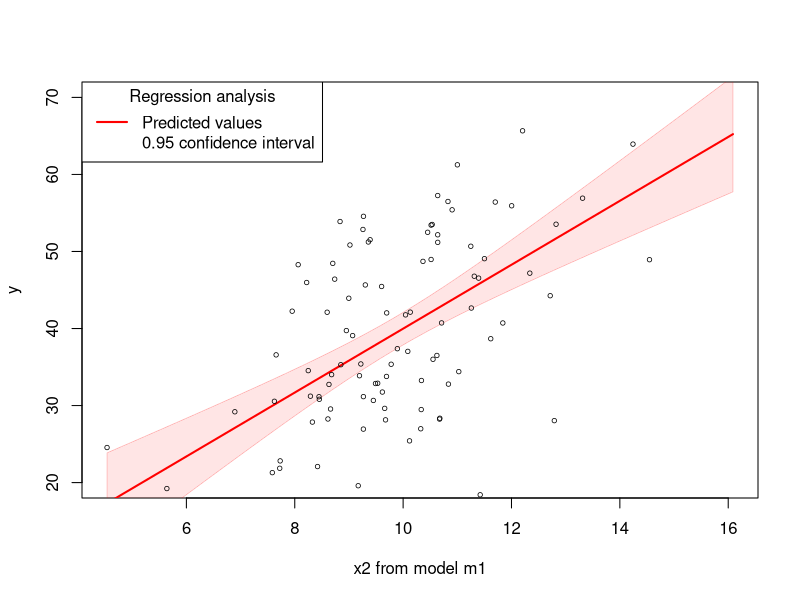
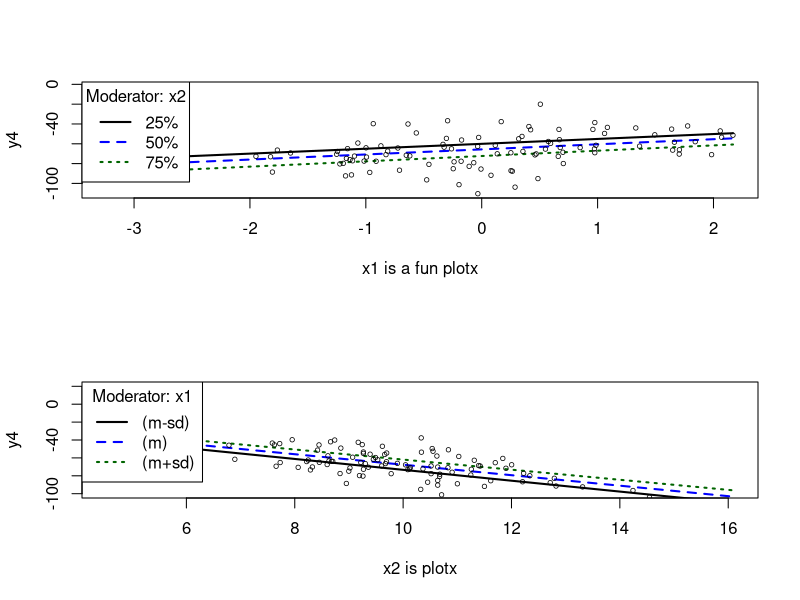
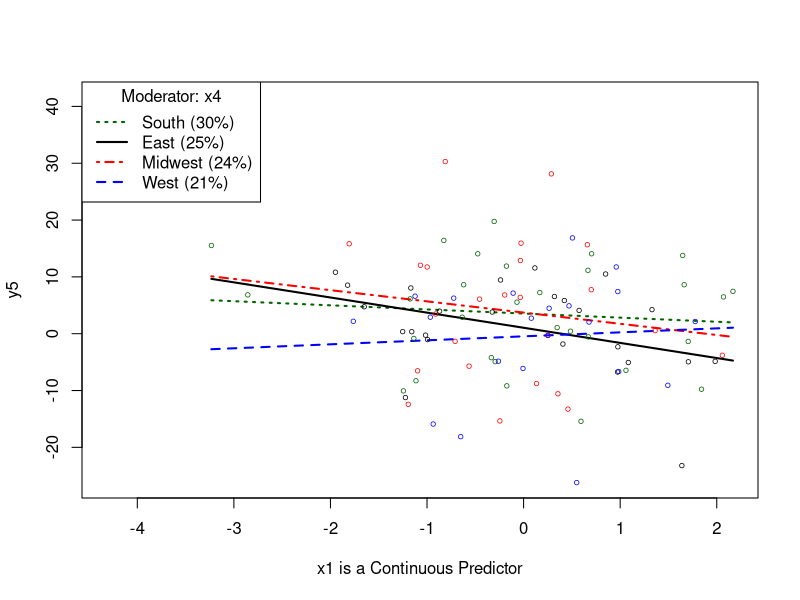
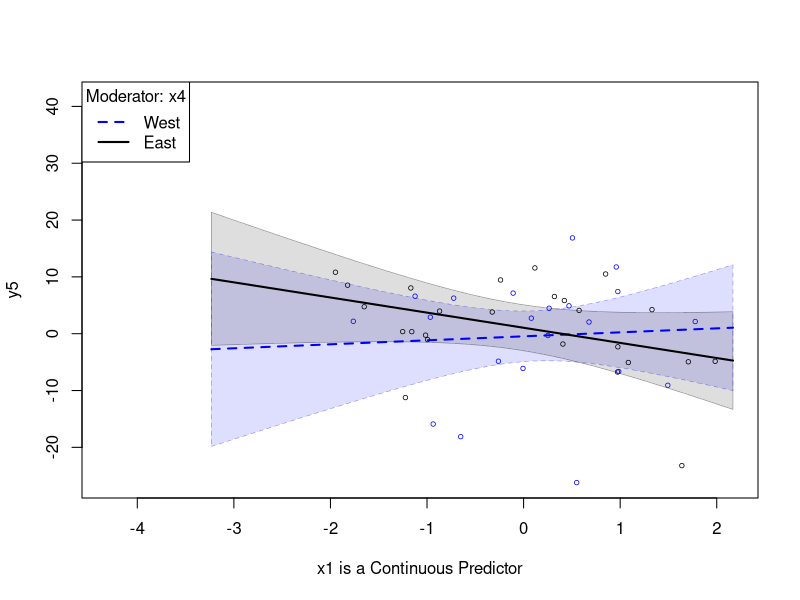

Reproduce these figures in R, in order. (Note: this script raises an error after producing the figures.)
### R code from vignette source 'rockchalk.Rnw'
### Encoding: UTF-8

###################################################
### code chunk number 1: rockchalk.Rnw:16-17
###################################################
  if(exists(".orig.enc")) options(encoding = .orig.enc)


###################################################
### code chunk number 2: Roptions
###################################################
options(device = pdf)
options(width=80, prompt=" ", continue="  ")
options(useFancyQuotes = FALSE) 


###################################################
### code chunk number 3: rockchalk.Rnw:198-199
###################################################
library(rockchalk)


###################################################
### code chunk number 4: rockchalk.Rnw:205-208
###################################################
library(car)
data(Chile)
(summChile <- summarize(Chile))


###################################################
### code chunk number 5: rockchalk.Rnw:222-223
###################################################
centralValues(Chile)


###################################################
### code chunk number 6: rockchalk.Rnw:240-241
###################################################
m1 <- lm(statusquo ~ age + income + population + region + sex, data = Chile)


###################################################
### code chunk number 7: rockchalk.Rnw:247-249
###################################################
m1pred <- predictOMatic(m1)
m1pred


###################################################
### code chunk number 8: rockchalk.Rnw:280-286
###################################################
mypred2 <- predictOMatic(m1, predVals = c("age", "region"), n = 3)
mypred2
mypred3 <- predictOMatic(m1, predVals = c(age = "std.dev.", region = "table"), n = 3)
mypred3
mypred4 <- predictOMatic(m1, predVals = list(age = c(18, 30, 45), region = c("SA", "C","N")), n = 3)
mypred4


###################################################
### code chunk number 9: rockchalk.Rnw:307-309
###################################################
mynewdf <- newdata(m1, predVals = c("age","region"), n = 3)
mynewdf


###################################################
### code chunk number 10: rockchalk.Rnw:312-314
###################################################
mynewdf2 <- newdata(m1, predVals = list(age = "std.dev.", region = c("SA", "C","N")))
mynewdf2


###################################################
### code chunk number 11: rockchalk.Rnw:317-319
###################################################
mynewdf3 <- newdata(m1, predVals = list(age = c(20, 30, 40), region = c("SA", "C","N")))
mynewdf3


###################################################
### code chunk number 12: rockchalk.Rnw:324-326
###################################################
mynewdf <- newdata(m1, predVals = list(age = getFocal(Chile$age, n = 3), region = getFocal(Chile$region, n = 3)))
mynewdf


###################################################
### code chunk number 13: rockchalk.Rnw:349-354
###################################################
df <- data.frame(ldose = rep(0:5, 2), sex = factor(rep(c("M", "F"), c(6, 6))), 
	SF.numdead = c(1, 4, 9, 13, 18, 20, 0, 2, 6, 10, 12, 16))      
df$SF.numalive <-  20 - df$SF.numdead
budworm.lg <- glm(cbind(SF.numdead, SF.numalive) ~ sex*ldose, data = df,  family = binomial)
predictOMatic(budworm.lg, predVals = c(ldose = "std.dev.", sex = "table"), interval = "confidence")  


###################################################
### code chunk number 14: createdata1
###################################################
set.seed(1234)
dat <- genCorrelatedData2(N = 100, means = c(0, 10, 0), sds = c(1, 2, 1), rho = c(0, 0, 0), 
  	stde = 10, beta = c(0, -3, 4, 0), verbose = FALSE)


###################################################
### code chunk number 15: createdata1
###################################################
m1 <- lm(y ~ x1 + x2, data = dat)
m2 <- lm(y ~ x2, data = dat)
m3 <- lm(y ~ x1 + x2 + x3, data = dat)
## Create categorical variant
myilogit <- function(x) exp(x)/(1 + exp(x))
dat$y3 <- rbinom(100, size = 1, p = myilogit(scale(dat$y)))
gm1 <- glm(y3 ~ x1 + x2, data = dat)


###################################################
### code chunk number 16: outreg10
###################################################
outreg(list(m1, m2, m3))


###################################################
### code chunk number 17: outreg20
###################################################
outreg(list(m1, m3), tight = FALSE, modelLabels = c("The First Model with a Long Title", "Another Model"), alpha = c(0.05, 0.01, 0.001))


###################################################
### code chunk number 18: outreg70
###################################################
outreg(list(m1,gm1), modelLabels=c("OLS:y","GLM: Categorized y"))


###################################################
### code chunk number 19: ps05
###################################################
m1ps <- plotSlopes(m1, plotx = "x2", xlab = "x2 from model m1", interval = "confidence", opacity = 80, col = "red", ylim = c(20, 70))


###################################################
### code chunk number 20: rockchalk.Rnw:486-487 (eval = FALSE)
###################################################
## m1ps <- plotSlopes(m1, plotx = "x2", xlab = "x2 from model m1", interval = "confidence", opacity = 80, col = "red", ylim = c(20, 70))


###################################################
### code chunk number 21: rockchalk.Rnw:501-502
###################################################
m1ps$newdata[1:3, ]


###################################################
### code chunk number 22: ps09
###################################################
dat$y4 <- 1 + 0.1 * dat$x1 - 6.9 * dat$x2 + 0.5 * dat$x1*dat$x2 + 0.2 * dat$x3 + rnorm(100, m = 0, sd = 10)
m4 <- lm(y4 ~ x1*x2 + x3, data = dat)


###################################################
### code chunk number 23: ps10
###################################################
par(mfcol=c(2,1))
m4psa <- plotSlopes(m4, plotx = "x1", modx = "x2", xlab = "x1 is a fun plotx")
m4psb <- plotSlopes(m4, plotx = "x2", modx = "x1", modxVals = "std.dev.", xlab = "x2 is plotx", ylim = c(-100, 20))
par(mfcol=c(1,1))


###################################################
### code chunk number 24: rockchalk.Rnw:539-540 (eval = FALSE)
###################################################
## par(mfcol=c(2,1))
## m4psa <- plotSlopes(m4, plotx = "x1", modx = "x2", xlab = "x1 is a fun plotx")
## m4psb <- plotSlopes(m4, plotx = "x2", modx = "x1", modxVals = "std.dev.", xlab = "x2 is plotx", ylim = c(-100, 20))
## par(mfcol=c(1,1))


###################################################
### code chunk number 25: rockchalk.Rnw:556-560
###################################################
fourCat <- gl(4,25, labels=c("East","West","South", "Midwest"))
dat$x4 <- sample(fourCat, 100, replace = TRUE)
dat$y5 <- 1 + 0.1 * dat$x1 + contrasts(dat$x4)[dat$x4, ] %*% c(-1,1,2) + rnorm(100,0, sd=10)
m5 <- lm (y5 ~ x1*x4 + x3, data=dat)


###################################################
### code chunk number 26: ps20
###################################################
m5psa <- plotSlopes(m5, plotx = "x1", modx = "x4", xlab = "x1 is a Continuous Predictor", xlim = magRange(dat$x1, c(1.2,1)))


###################################################
### code chunk number 27: ps21
###################################################
m5psb <- plotSlopes(m5, plotx = "x1", modx = "x4", modxVals = c("West","East"), xlab = "x1 is a Continuous Predictor", xlim=magRange(dat$x1, c(1.2,1)), interval = "conf")


###################################################
### code chunk number 28: rockchalk.Rnw:584-585 (eval = FALSE)
###################################################
## m5psa <- plotSlopes(m5, plotx = "x1", modx = "x4", xlab = "x1 is a Continuous Predictor", xlim = magRange(dat$x1, c(1.2,1)))


###################################################
### code chunk number 29: rockchalk.Rnw:596-597 (eval = FALSE)
###################################################
## m5psb <- plotSlopes(m5, plotx = "x1", modx = "x4", modxVals = c("West","East"), xlab = "x1 is a Continuous Predictor", xlim=magRange(dat$x1, c(1.2,1)), interval = "conf")


###################################################
### code chunk number 30: ts10
###################################################
m4psats <- testSlopes(m4psa)
plot(m4psats)


###################################################
### code chunk number 31: rockchalk.Rnw:701-702
###################################################
dat$y5 <- with(dat, -3*x1 + 15*log(0.1 + x2 - min(x2)) + 1.1*x2 + 8.2 *x1 * x2 + 10*rnorm(100))


###################################################
### code chunk number 32: pcps20
###################################################
m5 <- lm(y5 ~ log(x2) + x1 * x2, data = dat)
m5pc <- plotCurves(m5, plotx = "x2", modx = "x1")


###################################################
### code chunk number 33: rockchalk.Rnw:717-718 (eval = FALSE)
###################################################
## m5 <- lm(y5 ~ log(x2) + x1 * x2, data = dat)
## m5pc <- plotCurves(m5, plotx = "x2", modx = "x1")


###################################################
### code chunk number 34: pp100
###################################################
p100 <- plotPlane(m4, plotx1 = "x1", plotx2 = "x2", phi = 10, theta = -80, lcol = gray(.70))


###################################################
### code chunk number 35: rockchalk.Rnw:752-753 (eval = FALSE)
###################################################
## p100 <- plotPlane(m4, plotx1 = "x1", plotx2 = "x2", phi = 10, theta = -80, lcol = gray(.70))


###################################################
### code chunk number 36: pp111
###################################################
ppm5 <- plotPlane(m5, plotx1 = "x2", plotx2 = "x1", phi = 0, npp = 15, lcol = gray(.80))
addLines(from = m5pc, to = ppm5, col = m5pc$col)


###################################################
### code chunk number 37: rockchalk.Rnw:801-803
###################################################
m4 <- lm (y4 ~ x1 * x2, data = dat)
m4s <- standardize(m4)


###################################################
### code chunk number 38: rockchalk.Rnw:809-810
###################################################
summary(m4s)


###################################################
### code chunk number 39: stdreg10
###################################################
outreg(list(m4, m4s), tight = F, modelLabels = c("Not Standardized","Standardized"))


###################################################
### code chunk number 40: rockchalk.Rnw:857-859
###################################################
m4mc <- meanCenter(m4)
summary(m4mc)


###################################################
### code chunk number 41: rockchalk.Rnw:892-894
###################################################
m4rc <- residualCenter(m4)
summary(m4rc)


###################################################
### code chunk number 42: rockchalk.Rnw:1036-1041
###################################################
dat2 <- genCorrelatedData(N=400, rho=.4, stde=300, beta=c(2,0.1,0.1,0.2))
m6linear <- lm (y ~ x1 + x2, data=dat2)
m6int <- lm (y ~ x1 * x2, data=dat2)
m6mc <- meanCenter(m6int)
m6rc <- residualCenter(m6int)


###################################################
### code chunk number 43: mcenter10
###################################################
outreg(list(m6linear, m6int, m6mc, m6rc), tight=F, modelLabels=c("Linear", "Interaction","Mean-centered","Residual-centered"), alpha = c(0.05, 0.01))


###################################################
### code chunk number 44: pscenter
###################################################
par(mfcol = c(2, 1))
plotSlopes(m6int, plotx = "x1", modx = "x2", modxVals = "std.dev.",  n = 2, interval = "confidence", main= "Not Centered")
plotSlopes(m6mc, plotx = "x1c", modx = "x2c", modxVals = "std.dev.", n = 2, interval = "confidence", main = "Mean Centered")
par(mfcol = c(1, 1))


###################################################
### code chunk number 45: mcenter50
###################################################
op <- par(no.readonly = TRUE)
par(mfcol=c(2,2))
par(mar=c(2,2,2,1))
plotPlane(m6linear, plotx1="x1", plotx2="x2", plotPoints=FALSE, main="Linear", ticktype="detailed")
plotPlane(m6int, plotx1="x1", plotx2="x2", plotPoints=FALSE, main="Interaction: Not Centered", ticktype="detailed")
plotPlane(m6mc, plotx1="x1c", plotx2="x2c", plotPoints=FALSE, main="Mean-centered", ticktype="detailed")
plotPlane(m6rc, plotx1="x1", plotx2="x2", plotPoints=FALSE, main="Residual-centered", ticktype="detailed")
par(op)


###################################################
### code chunk number 46: rcenter40
###################################################
dat3 <- centerNumerics(dat2)
##m6mcpred <- fitted(m6mc) ##
m6mcpred <- predict(m6mc, newdata=dat3)
##m6rcpred <- fitted(m6rc) ##
m6rcpred <- predict(m6rc, newdata=dat3)
##m6intpred <- fitted(m6int) ##
m6intpred <- predict(m6int, newdata=dat3)
op <- par(no.readonly = TRUE)
par(mfcol=c(1,2))
plot(m6intpred, m6rcpred, main="", xlab="Predictions of Uncentered Interaction", ylab="Residual-centered Predictions")
predcor <- round(cor(m6intpred, m6rcpred),3)
legend("topleft", legend=c(paste0("Correlation=", predcor)))
plot(m6mcpred, m6rcpred, main="", xlab="Mean-centered Predictions", ylab = "Residual-centered Predictions")
predcor <- round(cor(m6mcpred, m6rcpred),3)
legend("topleft", legend=c(paste0("Correlation=", predcor)))
par(op)
